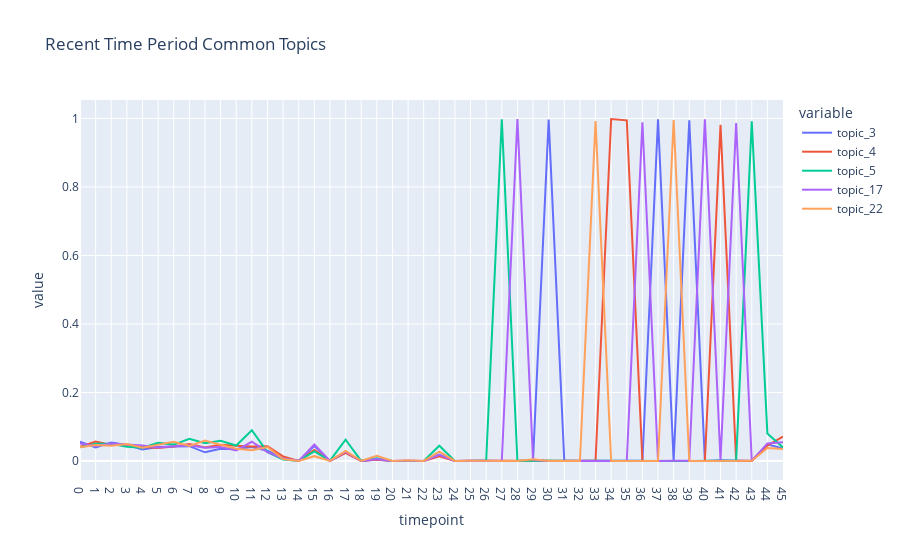

Notebook cell for this chart:
### Markdown cell above
# recent time of the common topics

### Code cell
td = pd.DataFrame()
for timepoint in range(best_mdl.num_timepoints):
    td_tmp = pd.DataFrame(
        np.stack([doc.get_topic_dist() for doc in best_mdl.docs if doc.timepoint == timepoint]),
        columns=["topic_{}".format(i + 1) for i in range(best_mdl.k)],
    )
    td_tmp["timepoint"] = timepoint
    td = pd.concat([td, td_tmp], ignore_index=True)
    del td_tmp

import plotly.express as px
fig = px.line(td, x="timepoint", y=['topic_3', 'topic_4', 'topic_5', 'topic_17', 'topic_22'],
            #   hover_data={"timepoint": "|%B %d, %Y"},
              title='Recent Time Period Common Topics')
fig.update_xaxes(
    dtick="M1",
    tickformat="%b %d",
    ticklabelmode="period")
fig.show()

### Figure 1 — Plotly figure (JSON) as saved in the notebook; plotly's stock layout.template omitted (floating-point values rounded to 4 significant figures)
{"data": [{"hovertemplate": "variable=topic_3<br>timepoint=%{x}<br>value=%{y}<extra></extra>", "legendgroup": "topic_3", "line": {"color": "#636efa", "dash": "solid"}, "marker": {"symbol": "circle"}, "mode": "lines", "name": "topic_3", "orientation": "v", "showlegend": true, "type": "scatter", "x": [0, 1, 2, 3, 4, 5, 6, 7, 8, 9, 10, 11, 12, 13, 14, 15, 16, 17, 18, 19, 20, 21, 22, 23, 24, 25, 26, 27, 28, 29, 30, 31, 32, 33, 34, 35, 36, 37, 38, 39, 40, 41, 42, 43, 44, 45], "xaxis": "x", "y": [0.05617, 0.03977, 0.05371, 0.04702, 0.03351, 0.04069, 0.04203, 0.04332, 0.02532, 0.03579, 0.0352, 0.04057, 0.02983, 0.008285, 0.0003668, 0.04368, 5.385e-06, 0.02424, 0.0001799, 0.003519, 0.0001342, 0.0003583, 0.0001136, 0.01838, 4.669e-06, 0.0005398, 0.0004153, 8.311e-05, 0.0001807, 0.003019, 0.9966, 0.0004937, 0.0002249, 0.0002442, 0.0001463, 0.0002997, 0.0008681, 0.9971, 0.0004192, 0.9944, 0.0002746, 0.001859, 0.0006772, 0.0003571, 0.04861, 0.0365], "yaxis": "y"}, {"hovertemplate": "variable=topic_4<br>timepoint=%{x}<br>value=%{y}<extra></extra>", "legendgroup": "topic_4", "line": {"color": "#EF553B", "dash": "solid"}, "marker": {"symbol": "circle"}, "mode": "lines", "name": "topic_4", "orientation": "v", "showlegend": true, "type": "scatter", "x": [0, 1, 2, 3, 4, 5, 6, 7, 8, 9, 10, 11, 12, 13, 14, 15, 16, 17, 18, 19, 20, 21, 22, 23, 24, 25, 26, 27, 28, 29, 30, 31, 32, 33, 34, 35, 36, 37, 38, 39, 40, 41, 42, 43, 44, 45], "xaxis": "x", "y": [0.04146, 0.05693, 0.04658, 0.04641, 0.04149, 0.03795, 0.04259, 0.04986, 0.03943, 0.0471, 0.04453, 0.04225, 0.04316, 0.0133, 0.0003152, 0.0321, 0.0001669, 0.02376, 0.0001799, 0.004605, 0.0001342, 0.0007799, 0.0002758, 0.01381, 0.0001448, 0.0005398, 0.000569, 4.354e-05, 3.898e-05, 0.0005635, 0.0002892, 0.000456, 0.0001143, 0.0005316, 0.9982, 0.9944, 0.001071, 0.0002276, 0.0001428, 0.0002063, 8.122e-05, 0.9816, 0.001039, 0.0007595, 0.04492, 0.07134], "yaxis": "y"}, {"hovertemplate": "variable=topic_5<br>timepoint=%{x}<br>value=%{y}<extra></extra>", "legendgroup": "topic_5", "line": {"color": "#00cc96", "dash": "solid"}, "marker": {"symbol": "circle"}, "mode": "lines", "name": "topic_5", "orientation": "v", "showlegend": true, "type": "scatter", "x": [0, 1, 2, 3, 4, 5, 6, 7, 8, 9, 10, 11, 12, 13, 14, 15, 16, 17, 18, 19, 20, 21, 22, 23, 24, 25, 26, 27, 28, 29, 30, 31, 32, 33, 34, 35, 36, 37, 38, 39, 40, 41, 42, 43, 44, 45], "xaxis": "x", "y": [0.04025, 0.05064, 0.05007, 0.04183, 0.03861, 0.05342, 0.04784, 0.06468, 0.05163, 0.05874, 0.04512, 0.08964, 0.02576, 0.004146, 0.0001085, 0.0278, 0.0008132, 0.06225, 0.000586, 0.007782, 9.091e-05, 0.0005691, 0.0001136, 0.04467, 0.0001914, 0.0002191, 0.001697, 0.9975, 7.442e-05, 0.001233, 0.000384, 0.0002299, 7.744e-05, 0.0004837, 7.494e-05, 0.0001822, 0.0002589, 4.462e-06, 5.067e-05, 0.0003069, 4.254e-05, 0.0007685, 0.001246, 0.9919, 0.08028, 0.03953], "yaxis": "y"}, {"hovertemplate": "variable=topic_17<br>timepoint=%{x}<br>value=%{y}<extra></extra>", "legendgroup": "topic_17", "line": {"color": "#ab63fa", "dash": "solid"}, "marker": {"symbol": "circle"}, "mode": "lines", "name": "topic_17", "orientation": "v", "showlegend": true, "type": "scatter", "x": [0, 1, 2, 3, 4, 5, 6, 7, 8, 9, 10, 11, 12, 13, 14, 15, 16, 17, 18, 19, 20, 21, 22, 23, 24, 25, 26, 27, 28, 29, 30, 31, 32, 33, 34, 35, 36, 37, 38, 39, 40, 41, 42, 43, 44, 45], "xaxis": "x", "y": [0.05136, 0.04406, 0.05083, 0.04824, 0.0449, 0.03919, 0.04353, 0.04601, 0.03902, 0.04068, 0.03105, 0.05612, 0.02604, 0.007409, 0.0005219, 0.04804, 0.0002746, 0.0272, 0.0001799, 0.006026, 0.0002208, 0.001342, 0.0002217, 0.01797, 0.0002848, 0.001502, 0.00103, 0.0002414, 0.9978, 0.003521, 5.215e-05, 0.0001168, 4.056e-05, 0.0003879, 3.925e-05, 0.000241, 0.9887, 4.908e-05, 0.0004192, 0.0004578, 0.9973, 0.002567, 0.9864, 0.0005583, 0.05122, 0.05468], "yaxis": "y"}, {"hovertemplate": "variable=topic_22<br>timepoint=%{x}<br>value=%{y}<extra></extra>", "legendgroup": "topic_22", "line": {"color": "#FFA15A", "dash": "solid"}, "marker": {"symbol": "circle"}, "mode": "lines", "name": "topic_22", "orientation": "v", "showlegend": true, "type": "scatter", "x": [0, 1, 2, 3, 4, 5, 6, 7, 8, 9, 10, 11, 12, 13, 14, 15, 16, 17, 18, 19, 20, 21, 22, 23, 24, 25, 26, 27, 28, 29, 30, 31, 32, 33, 34, 35, 36, 37, 38, 39, 40, 41, 42, 43, 44, 45], "xaxis": "x", "y": [0.0401, 0.04664, 0.04476, 0.04946, 0.03848, 0.04643, 0.05628, 0.04409, 0.05976, 0.04743, 0.03563, 0.03174, 0.04099, 0.006056, 0.0001085, 0.01411, 0.0002208, 0.02969, 0.0002959, 0.01547, 0.0001342, 0.002396, 0.0002758, 0.02754, 9.806e-05, 0.0004864, 0.0008766, 0.0001227, 0.0003579, 0.005362, 0.0002418, 0.0001922, 0.0001143, 0.9926, 0.0001106, 0.0003585, 0.0003604, 0.0001383, 0.9952, 0.0003572, 0.0001199, 0.000496, 0.0005738, 0.000508, 0.03784, 0.03499], "yaxis": "y"}], "layout": {"legend": {"title": {"text": "variable"}, "tracegroupgap": 0}, "title": {"text": "Recent Time Period Common Topics"}, "xaxis": {"anchor": "y", "domain": [0, 1], "dtick": "M1", "tickformat": "%b %d", "ticklabelmode": "period", "title": {"text": "timepoint"}}, "yaxis": {"anchor": "x", "domain": [0, 1], "title": {"text": "value"}}}}
